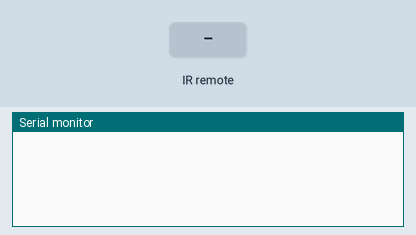
Bench run of a sketch on a simulated ESP32. On the bench: the last lines printed to the serial monitor. The inputs (shaded band) are chosen by the test bench. Nothing arrives over Bluetooth unless stated.

Above: at 1.2 s.
1.3 s: infrared code 0xFF6897 received
At 1.6 s:
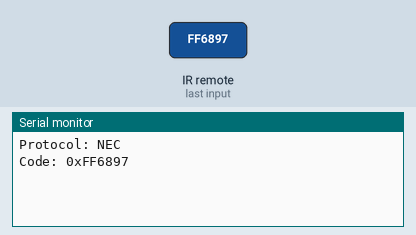
2.8 s: infrared code 0xFF30CF received
At 4.0 s:
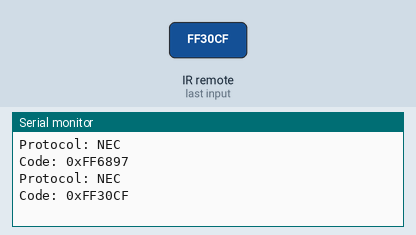
4.3 s: infrared code 0xFF18E7 received
At 5.2 s:
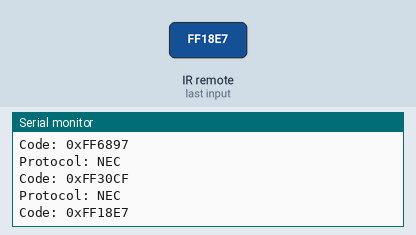
5.8 s: infrared code 0xFF7A85 received
At 6.3 s:
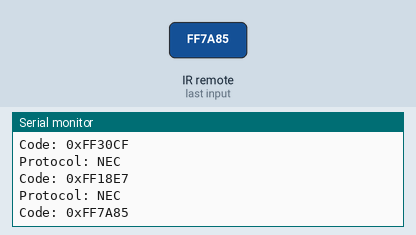
7.3 s: infrared code 0xFF10EF received
At 8.5 s:
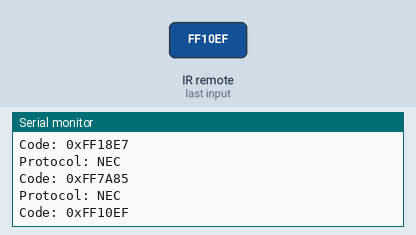
8.8 s: infrared code 0xFF38C7 received
At 9.7 s:
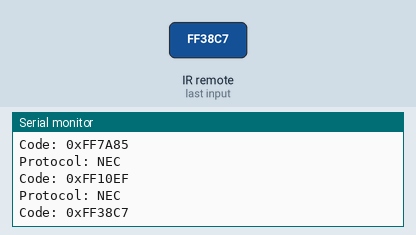

The sketch:

ESP32UART.ino
```cpp
#include "BluetoothSerial.h"
#include <IRrecv.h>
#include <IRutils.h>

const int IR=27; //IR sensor
IRrecv irrecv(IR);
decode_results results;
BluetoothSerial SerialBT; //for phone
HardwareSerial UART(2); //for arduino

void setup() {
  Serial.begin(115200);
  UART.begin(9600, SERIAL_8N1, 16, 17); //RX, TX
  SerialBT.begin("ESP32_BT");
  irrecv.enableIRIn();
}

void loop() {

  //Bluetooth
  while(UART.available()) {
    SerialBT.write(UART.read());
  }

  while(SerialBT.available()) {
    UART.write(SerialBT.read());
  }

  //IR remote
  if(irrecv.decode(&results)) {
    Serial.print("Protocol: ");
    Serial.println(typeToString(results.decode_type));

    Serial.print("Code: 0x");
    Serial.println(results.value, HEX);

    Serial.println();

    switch(results.value) {

      case 0xFF6897: //0
        UART.write('0');
        break;

      case 0xFF30CF: //1
        UART.write('1');
        break;

      case 0xFF18E7: //2
        UART.write('2');
        break;

      case 0xFF7A85: //3
        UART.write('3');
        break;

      case 0xFF10EF: //4
        UART.write('4');
        break;

      case 0xFF38C7: //5
        UART.write('5');
        break;

      case 0xFF5AA5: //6
        UART.write('6');
        break;

      case 0xFF42BD: //7
        UART.write('7');
        break;

      case 0xFF4AB5: //8
        UART.write('8');
        break;

      case 0xFF52AD: //9
        UART.write('9');
        break;
    }

    irrecv.resume();

  }
}
```

Measured:
- after the input at 1.3 s, the serial monitor: prints a new line at once (image 1)
- after the input at 2.8 s, the serial monitor: prints a new line at once (image 2)
- after the input at 4.3 s, the serial monitor: prints a new line at once (image 3)
- after the input at 5.8 s, the serial monitor: prints a new line at once (image 4)
- after the input at 7.3 s, the serial monitor: prints a new line at once (image 5)
- after the input at 8.8 s, the serial monitor: prints a new line at once (image 6)
